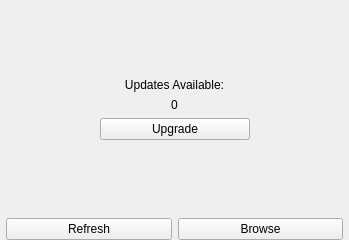
<?xml version="1.0" encoding="UTF-8"?>
<ui version="4.0">
 <class>PackageLandingWidget</class>
 <widget class="QWidget" name="PackageLandingWidget">
  <property name="geometry">
   <rect>
    <x>0</x>
    <y>0</y>
    <width>349</width>
    <height>240</height>
   </rect>
  </property>
  <property name="windowTitle">
   <string>Form</string>
  </property>
  <layout class="QVBoxLayout" name="verticalLayout_2">
   <property name="leftMargin">
    <number>6</number>
   </property>
   <property name="topMargin">
    <number>6</number>
   </property>
   <property name="rightMargin">
    <number>6</number>
   </property>
   <property name="bottomMargin">
    <number>0</number>
   </property>
   <item>
    <spacer name="verticalSpacer_2">
     <property name="orientation">
      <enum>Qt::Vertical</enum>
     </property>
     <property name="sizeHint" stdset="0">
      <size>
       <width>20</width>
       <height>40</height>
      </size>
     </property>
    </spacer>
   </item>
   <item>
    <widget class="QLabel" name="label">
     <property name="styleSheet">
      <string notr="true">font: 20pt &quot;Courier New&quot;;</string>
     </property>
     <property name="text">
      <string>Updates Available:</string>
     </property>
     <property name="alignment">
      <set>Qt::AlignCenter</set>
     </property>
    </widget>
   </item>
   <item>
    <widget class="QLabel" name="label_2">
     <property name="styleSheet">
      <string notr="true">font: 36pt &quot;Courier New&quot;;</string>
     </property>
     <property name="text">
      <string>0</string>
     </property>
     <property name="alignment">
      <set>Qt::AlignCenter</set>
     </property>
    </widget>
   </item>
   <item>
    <layout class="QHBoxLayout" name="horizontalLayout_2">
     <property name="spacing">
      <number>0</number>
     </property>
     <item>
      <spacer name="horizontalSpacer">
       <property name="orientation">
        <enum>Qt::Horizontal</enum>
       </property>
       <property name="sizeHint" stdset="0">
        <size>
         <width>40</width>
         <height>20</height>
        </size>
       </property>
      </spacer>
     </item>
     <item>
      <widget class="QPushButton" name="pushButton_3">
       <property name="minimumSize">
        <size>
         <width>150</width>
         <height>0</height>
        </size>
       </property>
       <property name="maximumSize">
        <size>
         <width>150</width>
         <height>16777215</height>
        </size>
       </property>
       <property name="text">
        <string>Upgrade</string>
       </property>
       <property name="icon">
        <iconset resource="../rc/icons.qrc">
         <normaloff>:/icons/arrow_up.png</normaloff>:/icons/arrow_up.png</iconset>
       </property>
      </widget>
     </item>
     <item>
      <spacer name="horizontalSpacer_2">
       <property name="orientation">
        <enum>Qt::Horizontal</enum>
       </property>
       <property name="sizeHint" stdset="0">
        <size>
         <width>40</width>
         <height>20</height>
        </size>
       </property>
      </spacer>
     </item>
    </layout>
   </item>
   <item>
    <spacer name="verticalSpacer">
     <property name="orientation">
      <enum>Qt::Vertical</enum>
     </property>
     <property name="sizeHint" stdset="0">
      <size>
       <width>20</width>
       <height>40</height>
      </size>
     </property>
    </spacer>
   </item>
   <item>
    <layout class="QHBoxLayout" name="horizontalLayout">
     <item>
      <widget class="QPushButton" name="pushButton_4">
       <property name="text">
        <string>Refresh</string>
       </property>
       <property name="icon">
        <iconset resource="../rc/icons.qrc">
         <normaloff>:/icons/arrow_refresh.png</normaloff>:/icons/arrow_refresh.png</iconset>
       </property>
      </widget>
     </item>
     <item>
      <widget class="QPushButton" name="pushButton_2">
       <property name="text">
        <string>Browse</string>
       </property>
       <property name="icon">
        <iconset resource="../rc/icons.qrc">
         <normaloff>:/icons/package_add.png</normaloff>:/icons/package_add.png</iconset>
       </property>
      </widget>
     </item>
    </layout>
   </item>
  </layout>
 </widget>
 <resources>
  <include location="../rc/icons.qrc"/>
 </resources>
 <connections/>
</ui>
